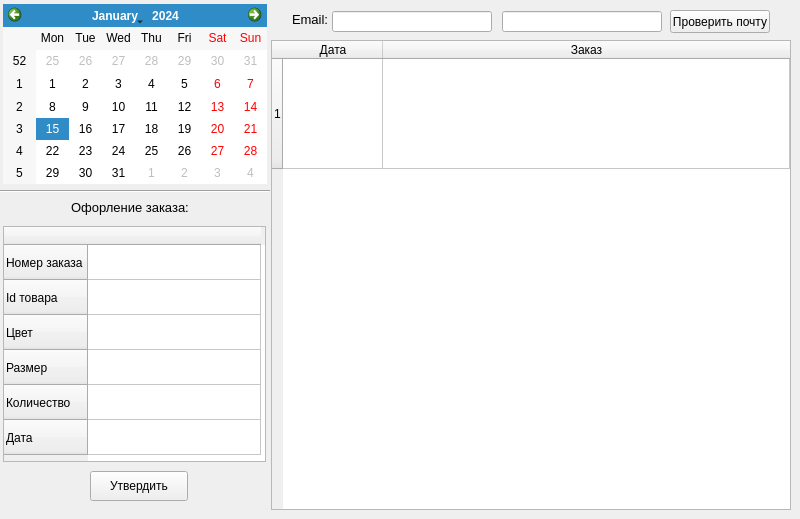
      <widget class="QWidget" name="tab_4">
       <attribute name="title">
        <string>Ожидающие</string>
       </attribute>
       <widget class="QTableWidget" name="tableWidget_Orders">
        <property name="geometry">
         <rect>
          <x>271</x>
          <y>40</y>
          <width>520</width>
          <height>470</height>
         </rect>
        </property>
        <attribute name="horizontalHeaderDefaultSectionSize">
         <number>100</number>
        </attribute>
        <attribute name="horizontalHeaderHighlightSections">
         <bool>true</bool>
        </attribute>
        <attribute name="horizontalHeaderMinimumSectionSize">
         <number>100</number>
        </attribute>
        <attribute name="horizontalHeaderShowSortIndicator" stdset="0">
         <bool>false</bool>
        </attribute>
        <attribute name="horizontalHeaderStretchLastSection">
         <bool>true</bool>
        </attribute>
        <attribute name="verticalHeaderCascadingSectionResizes">
         <bool>false</bool>
        </attribute>
        <attribute name="verticalHeaderDefaultSectionSize">
         <number>110</number>
        </attribute>
        <attribute name="verticalHeaderMinimumSectionSize">
         <number>110</number>
        </attribute>
        <attribute name="verticalHeaderStretchLastSection">
         <bool>false</bool>
        </attribute>
        <row>
         <property name="text">
          <string>1</string>
         </property>
        </row>
        <column>
         <property name="text">
          <string>Дата</string>
         </property>
        </column>
        <column>
         <property name="text">
          <string>Заказ</string>
         </property>
        </column>
       </widget>
       <widget class="QCalendarWidget" name="calendarWidget">
        <property name="geometry">
         <rect>
          <x>3</x>
          <y>4</y>
          <width>264</width>
          <height>180</height>
         </rect>
        </property>
       </widget>
       <widget class="Line" name="line">
        <property name="geometry">
         <rect>
          <x>0</x>
          <y>190</y>
          <width>270</width>
          <height>3</height>
         </rect>
        </property>
        <property name="orientation">
         <enum>Qt::Horizontal</enum>
        </property>
       </widget>
       <widget class="QLabel" name="label_2">
        <property name="geometry">
         <rect>
          <x>71</x>
          <y>198</y>
          <width>120</width>
          <height>20</height>
         </rect>
        </property>
        <property name="text">
         <string>&lt;html&gt;&lt;head/&gt;&lt;body&gt;&lt;p&gt;&lt;span style=&quot; font-size:10pt;&quot;&gt;Офорление заказа:&lt;/span&gt;&lt;/p&gt;&lt;/body&gt;&lt;/html&gt;</string>
        </property>
       </widget>
       <widget class="QTableWidget" name="tableWidget_10">
        <property name="geometry">
         <rect>
          <x>3</x>
          <y>226</y>
          <width>263</width>
          <height>236</height>
         </rect>
        </property>
        <attribute name="horizontalHeaderDefaultSectionSize">
         <number>173</number>
        </attribute>
        <attribute name="verticalHeaderDefaultSectionSize">
         <number>35</number>
        </attribute>
        <row>
         <property name="text">
          <string>Номер заказа</string>
         </property>
        </row>
        <row>
         <property name="text">
          <string>Id товара</string>
         </property>
        </row>
        <row>
         <property name="text">
          <string>Цвет</string>
         </property>
        </row>
        <row>
         <property name="text">
          <string>Размер</string>
         </property>
        </row>
        <row>
         <property name="text">
          <string>Количество</string>
         </property>
        </row>
        <row>
         <property name="text">
          <string>Дата</string>
         </property>
        </row>
        <column>
         <property name="text">
          <string/>
         </property>
        </column>
       </widget>
       <widget class="QPushButton" name="pushButton_7">
        <property name="geometry">
         <rect>
          <x>90</x>
          <y>471</y>
          <width>98</width>
          <height>30</height>
         </rect>
        </property>
        <property name="text">
         <string>Утвердить</string>
        </property>
       </widget>
       <widget class="QLabel" name="label_4">
        <property name="geometry">
         <rect>
          <x>292</x>
          <y>10</y>
          <width>40</width>
          <height>20</height>
         </rect>
        </property>
        <property name="text">
         <string>&lt;html&gt;&lt;head/&gt;&lt;body&gt;&lt;p&gt;&lt;span style=&quot; font-size:10pt;&quot;&gt;Email:&lt;/span&gt;&lt;/p&gt;&lt;/body&gt;&lt;/html&gt;</string>
        </property>
       </widget>
       <widget class="QLineEdit" name="lineEdit_3">
        <property name="geometry">
         <rect>
          <x>332</x>
          <y>11</y>
          <width>160</width>
          <height>21</height>
         </rect>
        </property>
       </widget>
       <widget class="QLineEdit" name="lineEdit_4">
        <property name="geometry">
         <rect>
          <x>502</x>
          <y>11</y>
          <width>160</width>
          <height>21</height>
         </rect>
        </property>
       </widget>
       <widget class="QPushButton" name="pushButton_CheckMail">
        <property name="geometry">
         <rect>
          <x>670</x>
          <y>10</y>
          <width>100</width>
          <height>23</height>
         </rect>
        </property>
        <property name="text">
         <string>Проверить почту</string>
        </property>
       </widget>
      </widget>
